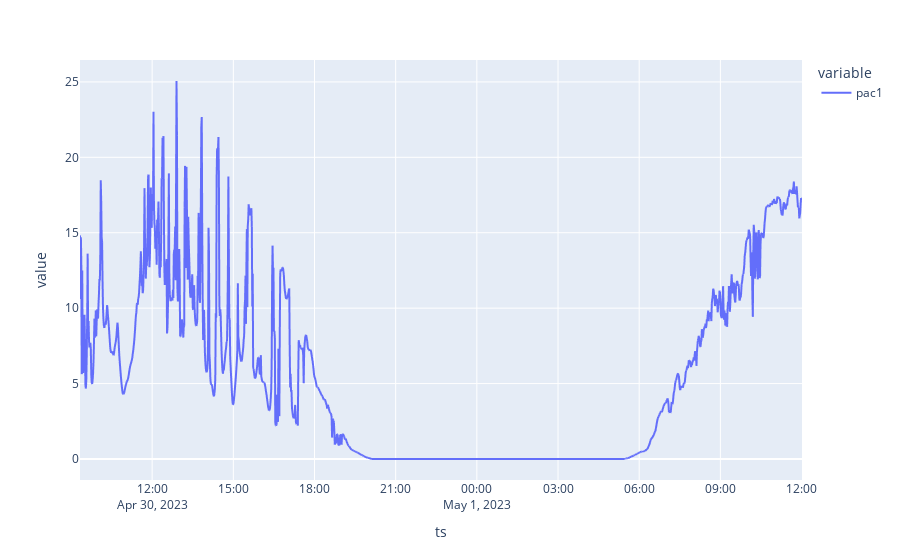

Notebook source saved alongside this figure:
### Markdown cell above
# Scaled Multifeature

### Code cell
# SET "NOW"-DATETIME TO BE THE SAME FOR ALL EXAMPLES

now = datetime(2023, 5, 1, 12, 0)
training_timedelta_seconds = 1600*60 # 1 day


model_holder = get_model_holder(dh)

# training data from "now"-24h to "now"
df = model_holder.get_dh().get_data(int(now.timestamp()) - training_timedelta_seconds, int(now.timestamp())+60, add_minutes_of_day=True)

model_holder.set_model(StreamAnomalyDetectionModel.train(df, sample_size=1600, shingle_size=4)) # ADJUSTMENT: Sample Size Increased
model_holder.set_status(status="running", ready=1, error=0, training=False)

df.head()
df["pac1"].plot()

### Figure 1 — Plotly figure (JSON) as saved in the notebook; plotly's stock layout.template omitted (floating-point values rounded to 4 significant figures; data arrays with more than 128 entries replaced by an {"elided": "..."} marker saying what was removed)
{"data": [{"hovertemplate": "variable=pac1<br>ts=%{x}<br>value=%{y}<extra></extra>", "legendgroup": "pac1", "line": {"color": "#636efa", "dash": "solid"}, "marker": {"symbol": "circle"}, "mode": "lines", "name": "pac1", "showlegend": true, "type": "scattergl", "x": {"elided": "1602 str values"}, "xaxis": "x", "y": {"elided": "1602 float values"}, "yaxis": "y"}], "layout": {"legend": {"title": {"text": "variable"}, "tracegroupgap": 0}, "margin": {"t": 60}, "xaxis": {"anchor": "y", "domain": [0, 1], "title": {"text": "ts"}}, "yaxis": {"anchor": "x", "domain": [0, 1], "title": {"text": "value"}}}}
